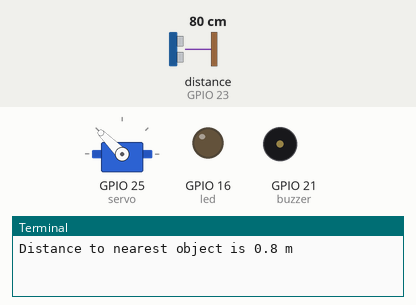
Bench run of a program on a simulated Raspberry Pi (BCM pin numbers). Parts: servo, output pins drawn as LEDs (lit = HIGH), buzzer (waves = sounding, pin HIGH), the last lines printed to the terminal. Dashed ring = blinking. Inputs (shaded band) come from the test bench; at power-on: distance to the obstacle (sensor on GPIO 23) 80 cm. The echo pulse lasts 58.3 µs per cm; servo angles are drawn from the pulse width (0.5 ms = 0°, 2.5 ms = 180°).

Above: at 4.2 s.
4.3 s: distance to the obstacle (sensor on GPIO 23) set to 94 cm
At 6.3 s:
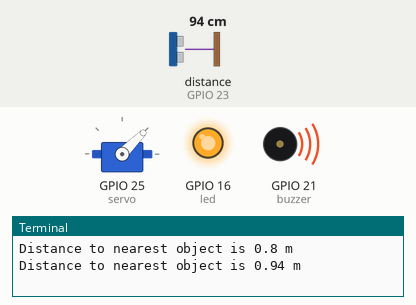
6.9 s: distance to the obstacle (sensor on GPIO 23) set to 104 cm
At 7.3 s:
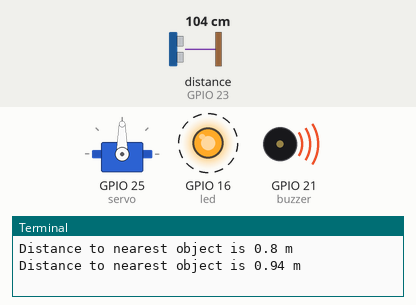
At 11.4 s:
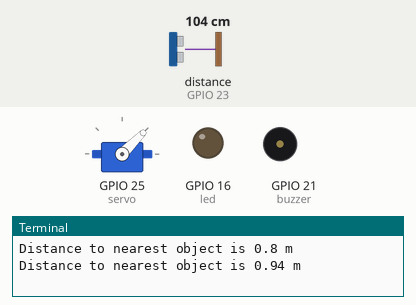
Timing chart, 0 to 12.9 s (numbered marks = the images above; inputs shaded):
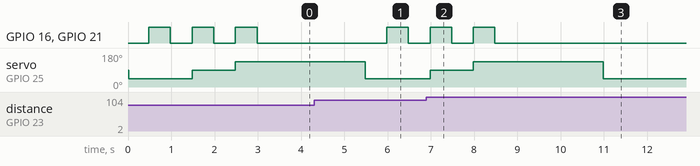

The program:

Servo_Distance_senser.py
```python
from gpiozero import Servo, DistanceSensor, Buzzer, LED
from time import sleep

servo = Servo(25)
sensor = DistanceSensor(23, 24) # echo, trig
buzzer = Buzzer(21)
led = LED(16)

servo.min()

def warn():
    buzzer.on()
    led.on()
    sleep(0.5)
    buzzer.off()
    led.off()
    sleep(0.5)

while True:
    print('Distance to nearest object is', sensor.distance, 'm')
    if sensor.distance < 1.0 :
        warn()
        servo.mid()
        warn()
        servo.max()
        warn()
        sleep(2)
        servo.min()
    sleep(0.5)
```

Measured:
- the behaviour switches between 99 and 100 cm on distance to the obstacle (sensor on GPIO 23) (found by bisection; images 1 and 2)
- after the input at 6.9 s, GPIO 16 (led), GPIO 21 (buzzer): goes on until 8.5 s, then stays LOW; servo on GPIO 25 (servo): goes on until 11.0 s, then stays 45°
- by itself, GPIO 16 (led), GPIO 21 (buzzer): alternates HIGH for 0.50 s and LOW for 0.50 s, 6 changes in all, then stays LOW
